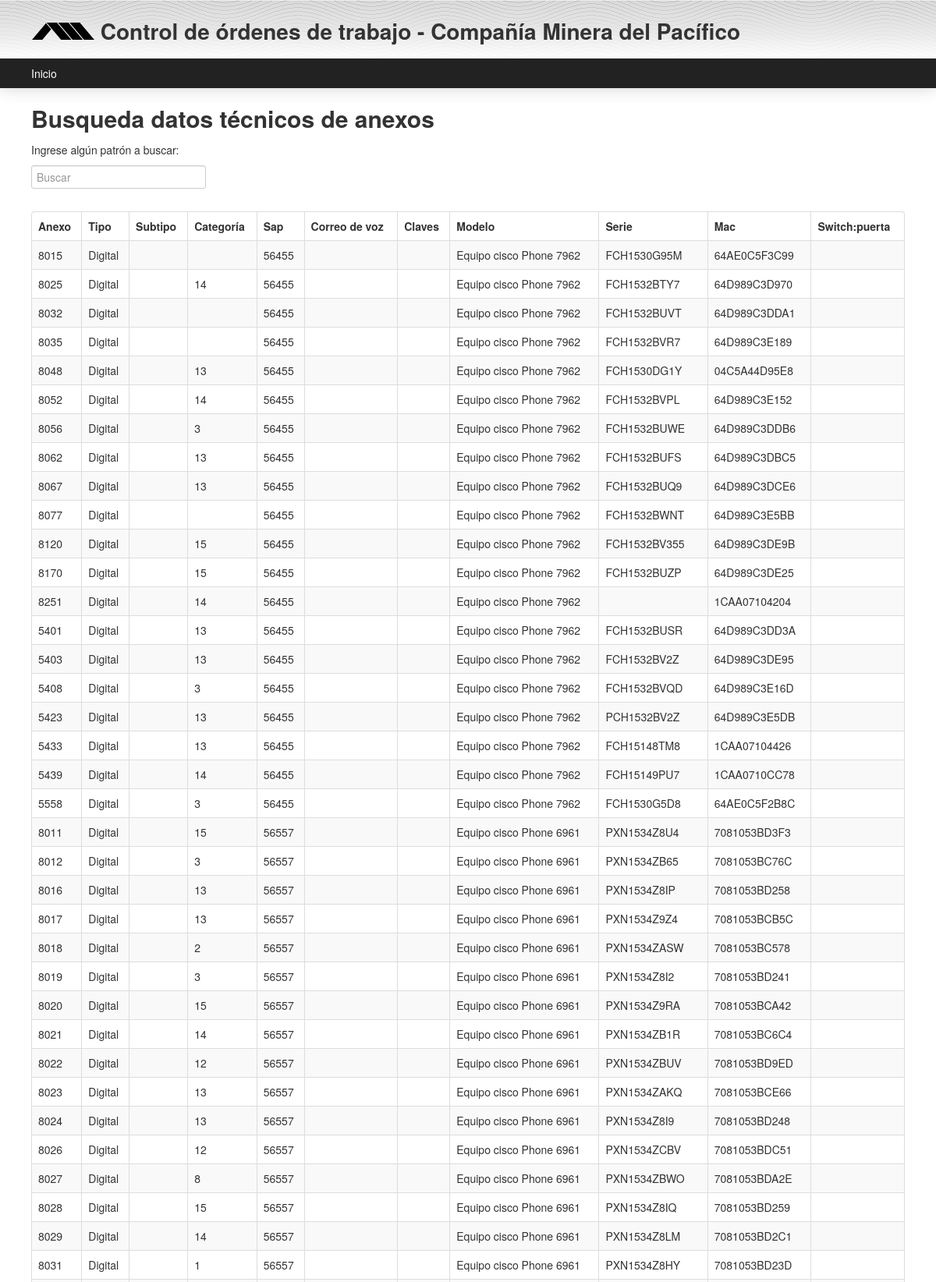
Screenshot of /cmp/guia/buscar_datostecnicos.php (upper part) with the database file from the repository.
### tables this page shows
CREATE TABLE IF NOT EXISTS `guia_datostecnicos` (
  `idguia_datostecnicos` int(11) NOT NULL AUTO_INCREMENT,
  `anexo` int(11) DEFAULT NULL,
  `tipo` varchar(45) DEFAULT NULL,
  `subtipo` varchar(45) DEFAULT NULL,
  `categoria` int(11) DEFAULT NULL,
  `sap` int(11) DEFAULT NULL,
  `correo_de_voz` tinyint(1) DEFAULT NULL,
  `claves` varchar(80) DEFAULT NULL,
  `modelo` varchar(45) DEFAULT NULL,
  `serie` varchar(50) DEFAULT NULL,
  `mac` varchar(45) DEFAULT NULL,
  `switch_puerta` varchar(100) DEFAULT NULL,
  PRIMARY KEY (`idguia_datostecnicos`)
);

### cmp/guia/buscar_datostecnicos.php (the view, shortened to what this page needs)
<!DOCTYPE HTML PUBLIC "-//W3C//DTD HTML 4.01 Transitional//EN" "http://www.w3.org/TR/html4/loose.dtd">
<html>
<head>
  <?php include ("../include/head.php")?>
</head>
<body>
<div id="container">
<?php include ("../include/menu.php"); ?>
<div id="content">
<h2>Busqueda datos t&eacute;cnicos de anexos</h2>
<p>Ingrese algún patrón a buscar:</p>
<form action="#">
    <fieldset>
        <input type="text" name="search" value="" id="id_busqueda" placeholder="Buscar" autofocus></input>
    </fieldset>
</form>
<?php
$sql= "SELECT *
       FROM `guia_datostecnicos` " ;
$result = mysql_query($sql) or die(mysql_error());
$rows = mysql_num_rows($result);
?>
    <div style="overflow-x: auto; overflow-y: hidden;">
<?php
     if ( $rows == 0) : ?>
    <p>No se encontraron registros con los datos ingresados.</p>
<?php else : ?>
    <table id="tabla_datostecnicos" class="ui-widget ui-widget-content table table-striped table-bordered">
      <thead class="ui-widget-header">
      <tr>
   		<th scope="col">Anexo</th>
		<th scope="col">Tipo</th>
		<th scope="col">Subtipo</th>
		<th scope="col">Categor&iacute;a</th>
		<th scope="col">Sap</th>
		<th scope="col">Correo de voz</th>
		<th scope="col">Claves</th>
		<th scope="col">Modelo</th>
		<th scope="col">Serie</th>
		<th scope="col">Mac</th>
		<th scope="col">Switch:puerta</th>
      </tr>
      </thead>
      <tbody>
   <?php
     for ($i = 0; $i < $rows; $i++)
     $agenda[] = mysql_fetch_assoc($result);
   ?>
	    <?php for ($i = 0; $i < $rows; $i++): ?>
	<tr>
	        <td><?php echo $agenda[$i]['anexo']; ?></td>
	        <td><?php echo $agenda[$i]['tipo']; ?></td>
   	        <td><?php echo $agenda[$i]['subtipo']; ?></td>
   	        <td><?php echo $agenda[$i]['categoria']; ?></td>
   	        <td><?php echo $agenda[$i]['sap']; ?></td>
   	        <td><?php echo $agenda[$i]['correo_de_voz']; ?></td>
	        <td><?php echo $agenda[$i]['claves'] ?></td>
	        <td><?php echo $agenda[$i]['modelo'] ?></td>
   	        <td><?php echo $agenda[$i]['serie'] ?></td>
	        <td><?php echo $agenda[$i]['mac']; ?></td>
	        <td><?php echo $agenda[$i]['switch_puerta']; ?></td>
	</tr>
    <?php
             endfor;
    ?>
      </tbody>
    </table>
<?php endif; ?>
    </div>
</div>
</div>
</body>
</html>

### cmp/css/global.css (style rules this page uses)
h2 { margin-bottom: 10px; }
p { clear: both; }

### rows the page displays
guia_datostecnicos: anexo "8015", tipo "Digital", sap "56455", modelo "Equipo cisco Phone 7962", serie "FCH1530G95M", mac "64AE0C5F3C99"
guia_datostecnicos: anexo "8025", tipo "Digital", categoria "14", sap "56455", modelo "Equipo cisco Phone 7962", serie "FCH1532BTY7", mac "64D989C3D970"
guia_datostecnicos: anexo "8032", tipo "Digital", sap "56455", modelo "Equipo cisco Phone 7962", serie "FCH1532BUVT", mac "64D989C3DDA1"
guia_datostecnicos: anexo "8035", tipo "Digital", sap "56455", modelo "Equipo cisco Phone 7962", serie "FCH1532BVR7", mac "64D989C3E189"
guia_datostecnicos: anexo "8048", tipo "Digital", categoria "13", sap "56455", modelo "Equipo cisco Phone 7962", serie "FCH1530DG1Y", mac "04C5A44D95E8"
guia_datostecnicos: anexo "8052", tipo "Digital", categoria "14", sap "56455", modelo "Equipo cisco Phone 7962", serie "FCH1532BVPL", mac "64D989C3E152"
guia_datostecnicos: anexo "8056", tipo "Digital", categoria "3", sap "56455", modelo "Equipo cisco Phone 7962", serie "FCH1532BUWE", mac "64D989C3DDB6"
guia_datostecnicos: anexo "8062", tipo "Digital", categoria "13", sap "56455", modelo "Equipo cisco Phone 7962", serie "FCH1532BUFS", mac "64D989C3DBC5"
guia_datostecnicos: anexo "8067", tipo "Digital", categoria "13", sap "56455", modelo "Equipo cisco Phone 7962", serie "FCH1532BUQ9", mac "64D989C3DCE6"
guia_datostecnicos: anexo "8077", tipo "Digital", sap "56455", modelo "Equipo cisco Phone 7962", serie "FCH1532BWNT", mac "64D989C3E5BB"
guia_datostecnicos: anexo "8120", tipo "Digital", categoria "15", sap "56455", modelo "Equipo cisco Phone 7962", serie "FCH1532BV355", mac "64D989C3DE9B"
guia_datostecnicos: anexo "8170", tipo "Digital", categoria "15", sap "56455", modelo "Equipo cisco Phone 7962", serie "FCH1532BUZP", mac "64D989C3DE25"
guia_datostecnicos: anexo "8251", tipo "Digital", categoria "14", sap "56455", modelo "Equipo cisco Phone 7962", mac "1CAA07104204"
guia_datostecnicos: anexo "5401", tipo "Digital", categoria "13", sap "56455", modelo "Equipo cisco Phone 7962", serie "FCH1532BUSR", mac "64D989C3DD3A"
guia_datostecnicos: anexo "5403", tipo "Digital", categoria "13", sap "56455", modelo "Equipo cisco Phone 7962", serie "FCH1532BV2Z", mac "64D989C3DE95"
guia_datostecnicos: anexo "5408", tipo "Digital", categoria "3", sap "56455", modelo "Equipo cisco Phone 7962", serie "FCH1532BVQD", mac "64D989C3E16D"
guia_datostecnicos: anexo "5423", tipo "Digital", categoria "13", sap "56455", modelo "Equipo cisco Phone 7962", serie "PCH1532BV2Z", mac "64D989C3E5DB"
guia_datostecnicos: anexo "5433", tipo "Digital", categoria "13", sap "56455", modelo "Equipo cisco Phone 7962", serie "FCH15148TM8", mac "1CAA07104426"
guia_datostecnicos: anexo "5439", tipo "Digital", categoria "14", sap "56455", modelo "Equipo cisco Phone 7962", serie "FCH15149PU7", mac "1CAA0710CC78"
guia_datostecnicos: anexo "5558", tipo "Digital", categoria "3", sap "56455", modelo "Equipo cisco Phone 7962", serie "FCH1530G5D8", mac "64AE0C5F2B8C"
guia_datostecnicos: anexo "8011", tipo "Digital", categoria "15", sap "56557", modelo "Equipo cisco Phone 6961", serie "PXN1534Z8U4", mac "7081053BD3F3"
guia_datostecnicos: anexo "8012", tipo "Digital", categoria "3", sap "56557", modelo "Equipo cisco Phone 6961", serie "PXN1534ZB65", mac "7081053BC76C"
guia_datostecnicos: anexo "8016", tipo "Digital", categoria "13", sap "56557", modelo "Equipo cisco Phone 6961", serie "PXN1534Z8IP", mac "7081053BD258"
guia_datostecnicos: anexo "8017", tipo "Digital", categoria "13", sap "56557", modelo "Equipo cisco Phone 6961", serie "PXN1534Z9Z4", mac "7081053BCB5C"
guia_datostecnicos: anexo "8018", tipo "Digital", categoria "2", sap "56557", modelo "Equipo cisco Phone 6961", serie "PXN1534ZASW", mac "7081053BC578"
guia_datostecnicos: anexo "8019", tipo "Digital", categoria "3", sap "56557", modelo "Equipo cisco Phone 6961", serie "PXN1534Z8I2", mac "7081053BD241"
guia_datostecnicos: anexo "8020", tipo "Digital", categoria "15", sap "56557", modelo "Equipo cisco Phone 6961", serie "PXN1534Z9RA", mac "7081053BCA42"
guia_datostecnicos: anexo "8021", tipo "Digital", categoria "14", sap "56557", modelo "Equipo cisco Phone 6961", serie "PXN1534ZB1R", mac "7081053BC6C4"
guia_datostecnicos: anexo "8022", tipo "Digital", categoria "12", sap "56557", modelo "Equipo cisco Phone 6961", serie "PXN1534ZBUV", mac "7081053BD9ED"
guia_datostecnicos: anexo "8023", tipo "Digital", categoria "13", sap "56557", modelo "Equipo cisco Phone 6961", serie "PXN1534ZAKQ", mac "7081053BCE66"
guia_datostecnicos: anexo "8024", tipo "Digital", categoria "13", sap "56557", modelo "Equipo cisco Phone 6961", serie "PXN1534Z8I9", mac "7081053BD248"
guia_datostecnicos: anexo "8026", tipo "Digital", categoria "12", sap "56557", modelo "Equipo cisco Phone 6961", serie "PXN1534ZCBV", mac "7081053BDC51"
guia_datostecnicos: anexo "8027", tipo "Digital", categoria "8", sap "56557", modelo "Equipo cisco Phone 6961", serie "PXN1534ZBWO", mac "7081053BDA2E"
guia_datostecnicos: anexo "8028", tipo "Digital", categoria "15", sap "56557", modelo "Equipo cisco Phone 6961", serie "PXN1534Z8IQ", mac "7081053BD259"
guia_datostecnicos: anexo "8029", tipo "Digital", categoria "14", sap "56557", modelo "Equipo cisco Phone 6961", serie "PXN1534Z8LM", mac "7081053BD2C1"
guia_datostecnicos: anexo "8031", tipo "Digital", categoria "1", sap "56557", modelo "Equipo cisco Phone 6961", serie "PXN1534Z8HY", mac "7081053BD23D"
